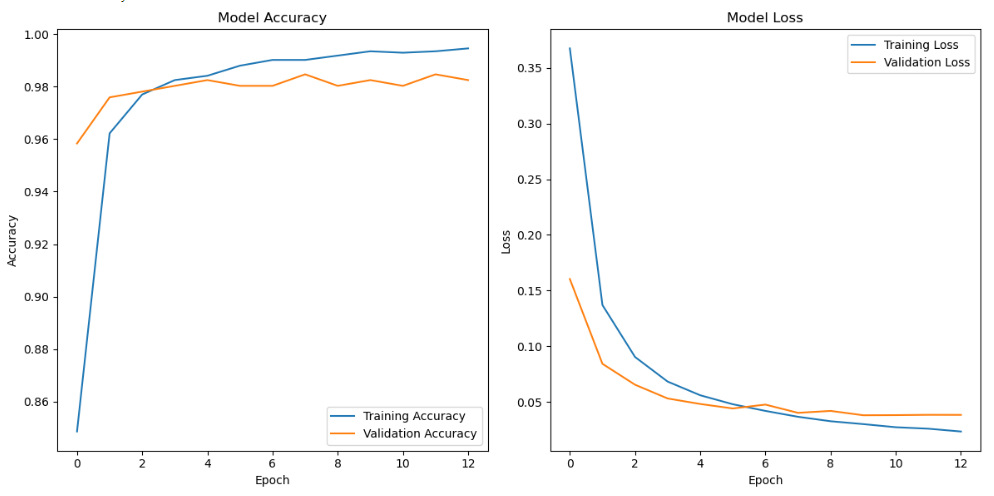
#> input picture saved_model/training data.PNG, 994 x 496 px
$ python -i ESPCN.py   (imports and definitions only)
#> lines starting #> are read from the running program, lines starting #| are printed output that depends on the picture
#> further down, picture is the input picture: PIL image 994x496 RGBA; mean R, G, B, A 250.6, 250.6, 250.5, 255
# Model weights downloaded from: https://github.com/fannymonori/TF-ESPCN
# Author: Fanny Monori
# TensorFlow ESPCN implementation for super-resolution
import cv2
from cv2 import dnn_superres
from PIL import Image
import numpy as np

sr=dnn_superres.DnnSuperResImpl_create()
# Ensure the ESPCN model file ('ESPCN_x4.pb') is downloaded and placed in the 'weights' directory
path= 'espcn_weights//ESPCN_x4.pb'
# [2 lines not run here, left out]


def correct(img):
    original_width, original_height = img.size
#> original_width = 994; original_height = 496
    new_width = original_width // 4
#> new_width = 248
    new_height = original_height // 4
#> new_height = 124
    resized_img = img.resize((new_width, new_height), Image.LANCZOS)
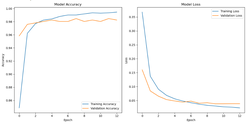
#> resized_img: PIL image 248x124 RGBA; mean R, G, B, A 250.1, 250.1, 250, 255
    resized_image = cv2.cvtColor(np.array(resized_img), cv2.COLOR_RGB2BGR)
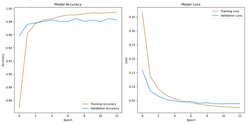
#> resized_image: shape (124, 248, 3); mean R, G, B 250, 250.1, 250.1
#> (the run stopped early here; a loop or call above may not have finished)
